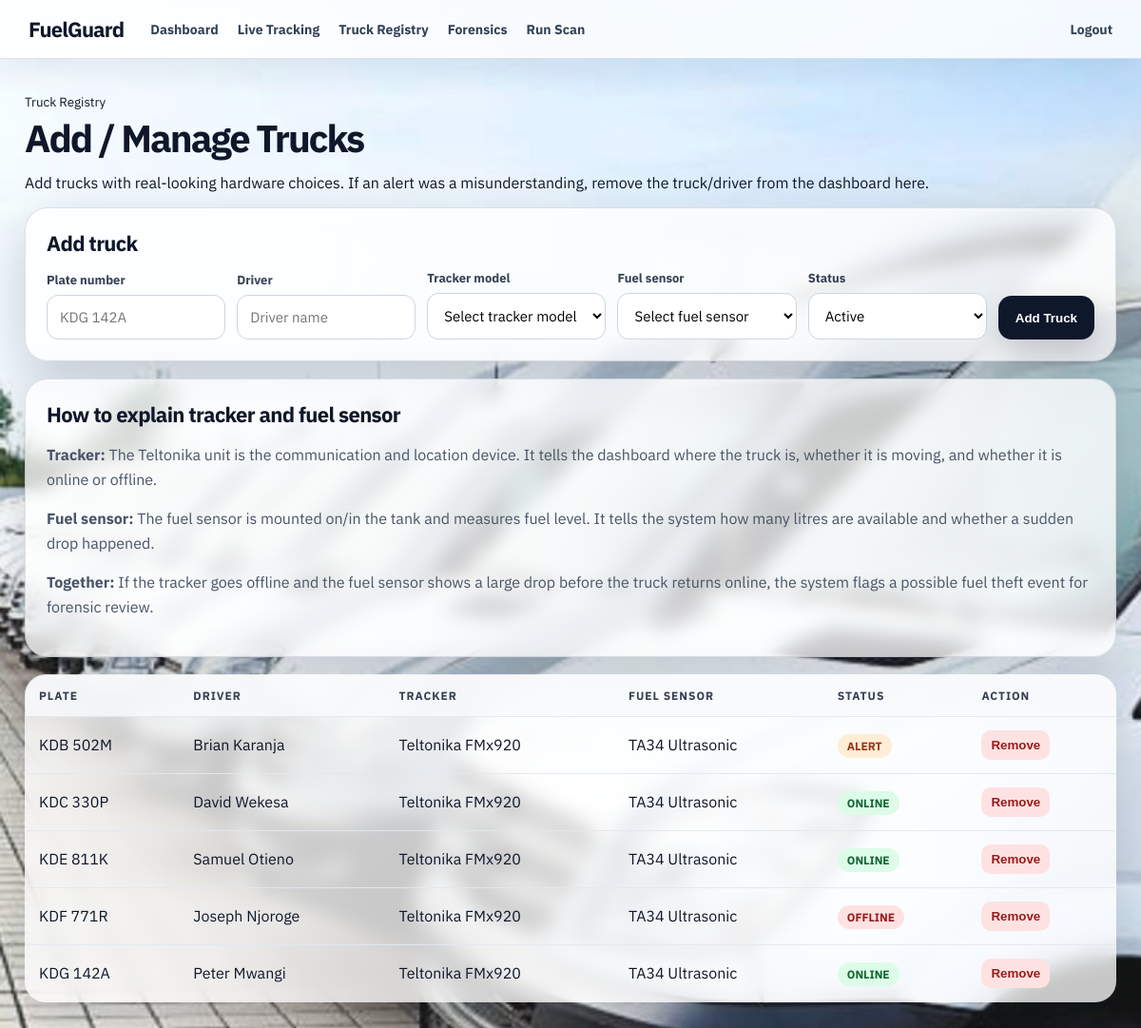
Before: /vehicles (signed in) with the older database file.
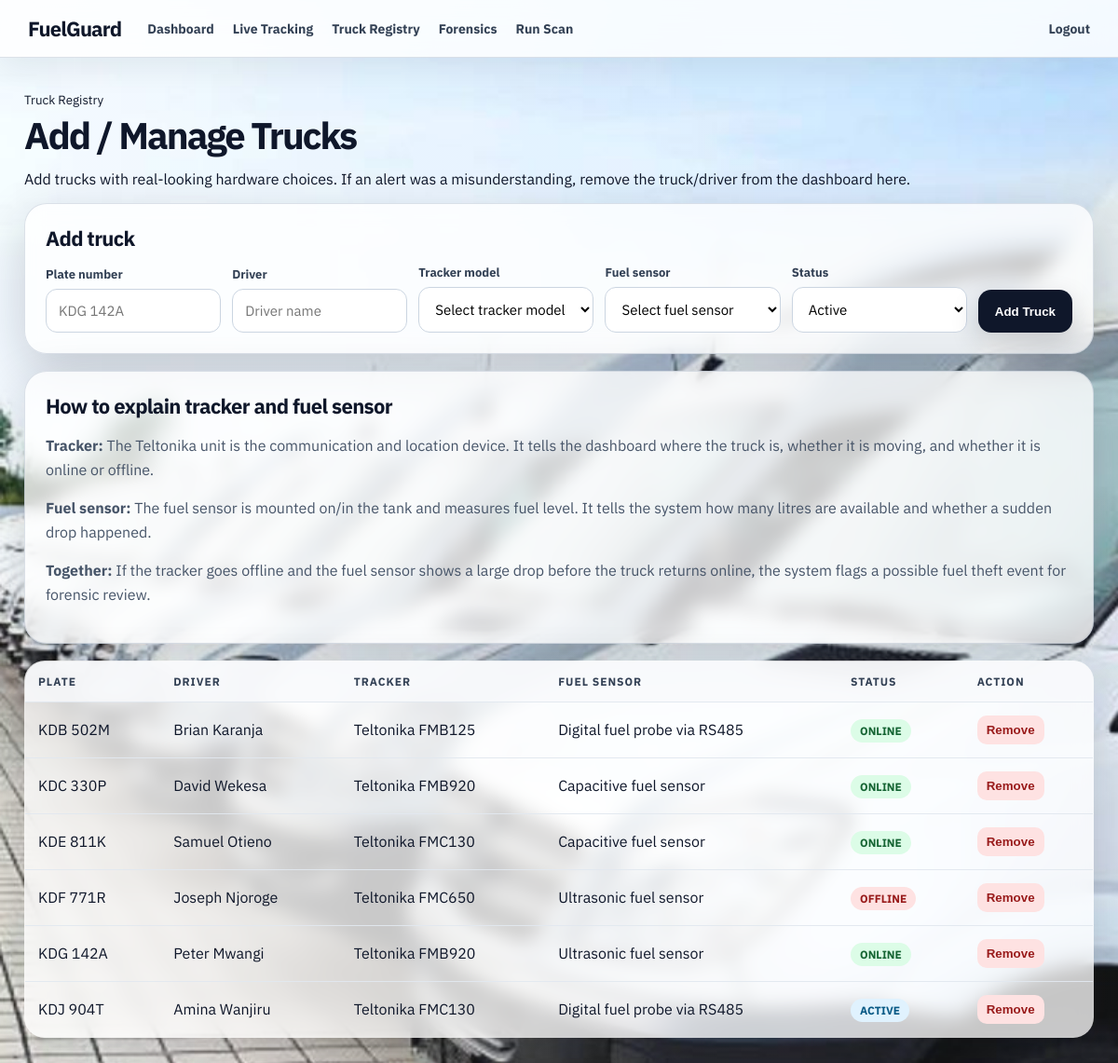
After: the same page with the newer database file.
### tables this page shows
CREATE TABLE vehicles(id INTEGER PRIMARY KEY, plate TEXT UNIQUE, driver TEXT, tracker_model TEXT, fuel_sensor TEXT, status TEXT);

### app.py (the view, shortened to what this page needs)
@app.route('/vehicles', methods=['GET', 'POST'])
@login_required
def vehicles():
    conn = get_db()
    return render_template('vehicles.html', vehicles=conn.execute('SELECT * FROM vehicles ORDER BY plate').fetchall())

### app.py (called while the page is built)
def login_required(view):
    @wraps(view)
    def wrapped(*args, **kwargs):
        if not session.get('user'):
            return redirect(url_for('login', next=request.path))
        return view(*args, **kwargs)
    return wrapped

def get_db():
    if 'db' not in g:
        g.db = sqlite3.connect(DB_PATH)
        g.db.row_factory = sqlite3.Row
    return g.db

### templates/vehicles.html (shortened to what this page needs)
{% extends 'base.html' %}{% block content %}
<section class="hero compact-hero"><small>Truck Registry</small><h1>Add / Manage Trucks</h1><p>Add trucks with real-looking hardware choices. If an alert was a misunderstanding, remove the truck/driver from the dashboard here.</p></section>
<section class="form-card">
  <h2>Add truck</h2>
  <form method="post" class="truck-form">
    <label>Plate number<input name="plate" placeholder="KDG 142A" required></label>
    <label>Driver<input name="driver" placeholder="Driver name" required></label>
    <label>Tracker model
      <select name="tracker_model" required>
        <option value="" disabled selected>Select tracker model</option>
      </select>
    </label>
    <label>Fuel sensor
      <select name="fuel_sensor" required>
        <option value="" disabled selected>Select fuel sensor</option>
      </select>
    </label>
    <label>Status<select name="status"><option value="active">Active</option><option value="online">Online</option><option value="offline">Offline</option></select></label>
    <button type="submit">Add Truck</button>
  </form>
</section>
<section class="form-card explanation-block">
  <h2>How to explain tracker and fuel sensor</h2>
  <p><b>Tracker:</b> The Teltonika unit is the communication and location device. It tells the dashboard where the truck is, whether it is moving, and whether it is online or offline.</p>
  <p><b>Fuel sensor:</b> The fuel sensor is mounted on/in the tank and measures fuel level. It tells the system how many litres are available and whether a sudden drop happened.</p>
  <p><b>Together:</b> If the tracker goes offline and the fuel sensor shows a large drop before the truck returns online, the system flags a possible fuel theft event for forensic review.</p>
</section>
<table><tr><th>Plate</th><th>Driver</th><th>Tracker</th><th>Fuel Sensor</th><th>Status</th><th>Action</th></tr>{% for v in vehicles %}<tr><td>{{ v.plate }}</td><td>{{ v.driver }}</td><td>{{ v.tracker_model }}</td><td>{{ v.fuel_sensor }}</td><td><span class="pill {{ v.status }}">{{ v.status }}</span></td><td><form method="post" action="/vehicles/{{ v.id }}/remove" onsubmit="return confirm('Remove this driver/truck from the dashboard?');"><button class="danger-button" type="submit">Remove</button></form></td></tr>{% endfor %}</table>
{% endblock %}

### templates/base.html (shortened to what this page needs)
<!doctype html>
<html lang="en">
<head>
  <link rel="stylesheet" href="https://unpkg.com/leaflet@1.9.4/dist/leaflet.css">
  <link rel="stylesheet" href="{{ url_for('static', filename='style.css') }}?v=simulation-vehicle-2">
</head>
<body>
  <header class="topbar">
    <a class="brand" href="/">FuelGuard</a>
    {% if session.get('user') %}
      <nav class="main-nav">
        <a href="/">Dashboard</a>
        <a href="/tracking">Live Tracking</a>
        <a href="/vehicles">Truck Registry</a>
        <a href="/incidents">Forensics</a>
        <a href="/scan">Run Scan</a>
      </nav>
      <a class="logout-link" href="/logout">Logout</a>
    {% else %}
      <nav class="main-nav"><a href="/login">Login</a></nav>
    {% endif %}
  </header>
  <main class="screen-panel">
    {% block content %}{% endblock %}
  </main>
</body>
</html>

### static/style.css (style rules this page uses)
:root { --ink:#0f172a; --muted:#64748b; --blue:#1d4ed8; --blue-soft:#dbeafe; --green:#16a34a; --amber:#d97706; --red:#dc2626; --panel:rgba(255,255,255,.76); --panel-strong:rgba(255,255,255,.88); --line:rgba(148,163,184,.32); --shadow:0 18px 55px rgba(15,23,42,.20); }
* { box-sizing:border-box }
body { margin:0;min-height:100vh;color:var(--ink); font-family:'IBM Plex Sans',Arial,sans-serif; background:#e0f2fe; background-image:linear-gradient(rgba(255,255,255,.04),rgba(255,255,255,.08)),url('/static/fleet-vans-bg.jpg'); background-size:cover;background-position:center;background-attachment:fixed; }
a { text-decoration:none;color:inherit }
.topbar { position:sticky;top:0;z-index:1000;display:flex;align-items:center;gap:28px;padding:16px 30px;background:rgba(255,255,255,.82);border-bottom:1px solid var(--line);backdrop-filter:blur(16px);box-shadow:0 10px 35px rgba(15,23,42,.08) }
.brand { font-size:22px;font-weight:800;letter-spacing:-.04em;color:#0f172a }
.main-nav { display:flex;gap:20px;align-items:center;flex:1 }
.main-nav a,.logout-link { font-size:14px;font-weight:700;color:#334155 }
.logout-link { margin-left:auto }
.screen-panel { max-width:1220px;margin:0 auto;padding:34px 26px 60px }
h1 { font-size:40px;line-height:1.05;letter-spacing:-.05em;margin:8px 0 10px }
h2 { font-size:22px;letter-spacing:-.03em;margin:0 0 14px }
.primary-action,.truck-form button,.button-row button { border:0;border-radius:14px;background:#0f172a;color:white;font-weight:800;padding:13px 18px;cursor:pointer;box-shadow:0 12px 30px rgba(15,23,42,.20) }
.stat-card,.module-card,.form-card,.map-card,.telemetry-card,.timeline-card,table { background:var(--panel);border:1px solid var(--line);box-shadow:var(--shadow);backdrop-filter:blur(10px) }
.telemetry-card,.timeline-card,.form-card { border-radius:24px;padding:22px }
.telemetry-card label,.truck-form label { font-size:13px;font-weight:800;color:#334155 }
.telemetry-card select,.truck-form input,.truck-form select { width:100%;padding:13px;border:1px solid #cbd5e1;border-radius:12px;margin-top:7px;background:white;font-size:15px;font-family:inherit }
.form-card { margin-bottom:18px }
.truck-form { display:grid;grid-template-columns:repeat(5,1fr) auto;gap:12px;align-items:end }
.truck-form button { height:46px;padding:0 18px }
table { width:100%;border-collapse:collapse;border-radius:22px;overflow:hidden;margin:16px 0 28px }
th,td { text-align:left;padding:14px;border-bottom:1px solid rgba(226,232,240,.95) }
th { background:rgba(248,250,252,.86);color:#334155;text-transform:uppercase;font-size:12px;letter-spacing:.08em }
.pill { border-radius:999px;padding:5px 10px;font-size:12px;font-weight:800;text-transform:uppercase }
.online { background:#dcfce7;color:#166534 }
.offline,.critical { background:#fee2e2;color:#991b1b }
.explanation-block p { color:#475569;line-height:1.6 }
.danger-button,.small-button { border:0;border-radius:10px;padding:8px 10px;font-weight:800;cursor:pointer }
.danger-button { background:#fee2e2;color:#991b1b }
.pill.active { background:#e0f2fe;color:#075985 }
.pill.online { background:#dcfce7;color:#166534 }
.pill.offline { background:#fee2e2;color:#991b1b }

Changed rows visible on the page:
changed vehicles "KDB 502M": tracker_model "Teltonika FMx920" → "Teltonika FMB125"; fuel_sensor "TA34 Ultrasonic" → "Digital fuel probe via RS485"; status "ALERT" → "ONLINE"
changed vehicles "KDC 330P": tracker_model "Teltonika FMx920" → "Teltonika FMB920"; fuel_sensor "TA34 Ultrasonic" → "Capacitive fuel sensor"
changed vehicles "KDE 811K": tracker_model "Teltonika FMx920" → "Teltonika FMC130"; fuel_sensor "TA34 Ultrasonic" → "Capacitive fuel sensor"
changed vehicles "KDF 771R": tracker_model "Teltonika FMx920" → "Teltonika FMC650"; fuel_sensor "TA34 Ultrasonic" → "Ultrasonic fuel sensor"
changed vehicles "KDG 142A": tracker_model "Teltonika FMx920" → "Teltonika FMB920"; fuel_sensor "TA34 Ultrasonic" → "Ultrasonic fuel sensor"
added vehicles: plate "KDJ 904T", driver "Amina Wanjiru", tracker_model "Teltonika FMC130", fuel_sensor "Digital fuel probe via RS485", status "ACTIVE"
